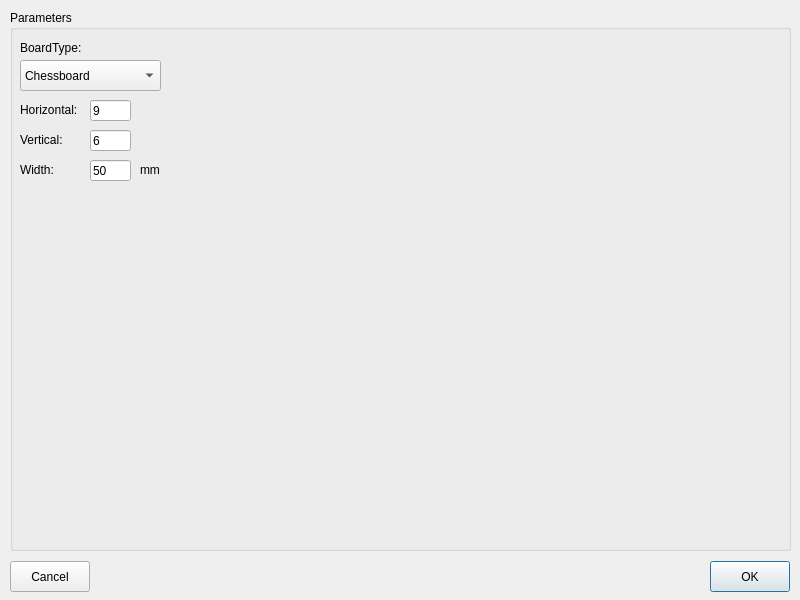
<?xml version="1.0" encoding="UTF-8"?>
<ui version="4.0">
 <class>setting</class>
 <widget class="QDialog" name="setting">
  <property name="geometry">
   <rect>
    <x>0</x>
    <y>0</y>
    <width>800</width>
    <height>600</height>
   </rect>
  </property>
  <property name="windowTitle">
   <string>Dialog</string>
  </property>
  <widget class="QPushButton" name="btnOK">
   <property name="geometry">
    <rect>
     <x>710</x>
     <y>561</y>
     <width>80</width>
     <height>31</height>
    </rect>
   </property>
   <property name="text">
    <string>OK</string>
   </property>
  </widget>
  <widget class="QPushButton" name="btnCancel">
   <property name="geometry">
    <rect>
     <x>10</x>
     <y>561</y>
     <width>80</width>
     <height>31</height>
    </rect>
   </property>
   <property name="text">
    <string>Cancel</string>
   </property>
  </widget>
  <widget class="QGroupBox" name="grpParameters">
   <property name="geometry">
    <rect>
     <x>10</x>
     <y>10</y>
     <width>781</width>
     <height>541</height>
    </rect>
   </property>
   <property name="title">
    <string>Parameters</string>
   </property>
   <widget class="QLabel" name="label_2">
    <property name="geometry">
     <rect>
      <x>10</x>
      <y>30</y>
      <width>61</width>
      <height>16</height>
     </rect>
    </property>
    <property name="text">
     <string>BoardType:</string>
    </property>
   </widget>
   <widget class="QComboBox" name="comboBox">
    <property name="geometry">
     <rect>
      <x>10</x>
      <y>50</y>
      <width>141</width>
      <height>31</height>
     </rect>
    </property>
    <item>
     <property name="text">
      <string>Chessboard</string>
     </property>
    </item>
    <item>
     <property name="text">
      <string>ChArUco</string>
     </property>
    </item>
    <item>
     <property name="text">
      <string>ArUco</string>
     </property>
    </item>
    <item>
     <property name="text">
      <string>SymmetricCircle</string>
     </property>
    </item>
    <item>
     <property name="text">
      <string>AsymmetricCircle</string>
     </property>
    </item>
    <item>
     <property name="text">
      <string>ConcentricRing</string>
     </property>
    </item>
   </widget>
   <widget class="QLabel" name="label_3">
    <property name="geometry">
     <rect>
      <x>10</x>
      <y>90</y>
      <width>61</width>
      <height>20</height>
     </rect>
    </property>
    <property name="text">
     <string>Horizontal:</string>
    </property>
   </widget>
   <widget class="QLabel" name="label_4">
    <property name="geometry">
     <rect>
      <x>10</x>
      <y>120</y>
      <width>51</width>
      <height>20</height>
     </rect>
    </property>
    <property name="text">
     <string>Vertical:</string>
    </property>
   </widget>
   <widget class="QLineEdit" name="lineEdit">
    <property name="geometry">
     <rect>
      <x>80</x>
      <y>90</y>
      <width>41</width>
      <height>21</height>
     </rect>
    </property>
    <property name="text">
     <string>9</string>
    </property>
   </widget>
   <widget class="QLineEdit" name="lineEdit_2">
    <property name="geometry">
     <rect>
      <x>80</x>
      <y>120</y>
      <width>41</width>
      <height>21</height>
     </rect>
    </property>
    <property name="text">
     <string>6</string>
    </property>
   </widget>
   <widget class="QLabel" name="label_5">
    <property name="geometry">
     <rect>
      <x>10</x>
      <y>150</y>
      <width>51</width>
      <height>20</height>
     </rect>
    </property>
    <property name="text">
     <string>Width:</string>
    </property>
   </widget>
   <widget class="QLineEdit" name="lineEdit_3">
    <property name="geometry">
     <rect>
      <x>80</x>
      <y>150</y>
      <width>41</width>
      <height>21</height>
     </rect>
    </property>
    <property name="text">
     <string>50</string>
    </property>
   </widget>
   <widget class="QLabel" name="label_6">
    <property name="geometry">
     <rect>
      <x>130</x>
      <y>150</y>
      <width>21</width>
      <height>20</height>
     </rect>
    </property>
    <property name="text">
     <string>mm</string>
    </property>
   </widget>
  </widget>
 </widget>
 <resources/>
 <connections/>
</ui>
